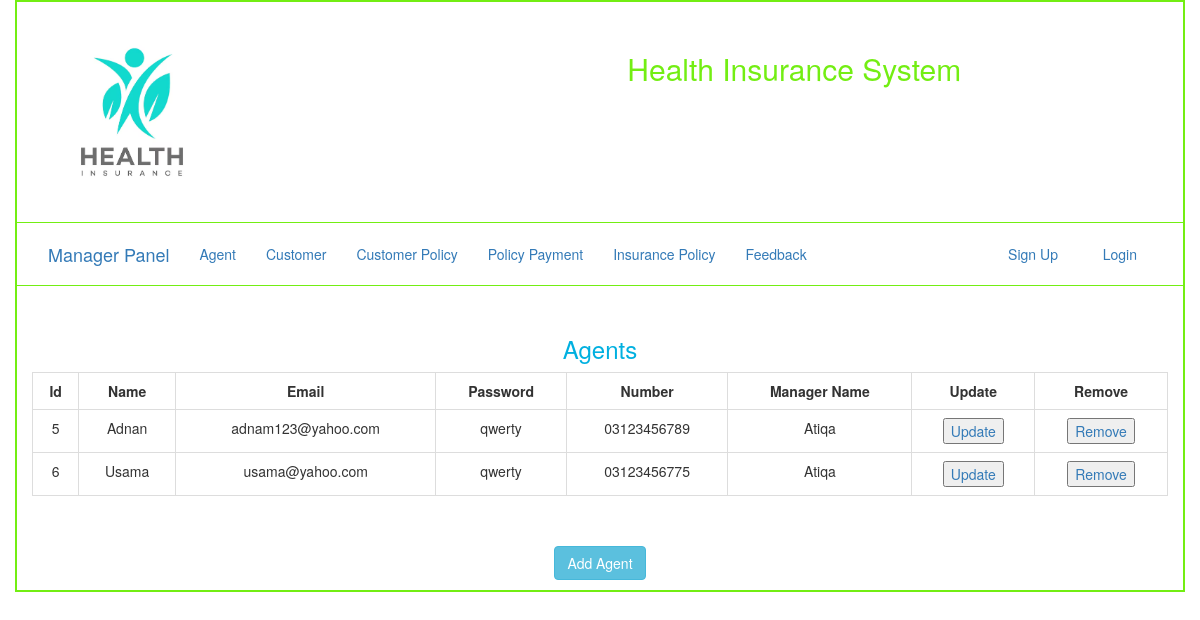
/manager/agent.php, run on the app's committed database.
### tables this page shows
CREATE TABLE `registration` (
  `id` int(11) NOT NULL,
  `name` varchar(50) NOT NULL,
  `email` varchar(50) NOT NULL,
  `password` varchar(30) NOT NULL,
  `num` varchar(12) NOT NULL,
  `userType` varchar(30) NOT NULL,
  `manager_name` varchar(50) NOT NULL,
  `agent_name` varchar(30) NOT NULL,
  `address` varchar(60) NOT NULL
);

### manager/agent.php (the view, shortened to what this page needs)
<?php
include "db.php";
?>
<!DOCTYPE html>
<html>
<head>
<link type="text/css" rel="stylesheet" href="../css/bootstrap.css"/>
</head>
<body>
<div class="container" style="border: 2px solid #73EE13">
  <div class="row" style="border-bottom: 1px solid #73EE13">
    <div class="col-sm-4"><a href="../index.php">
      <img src="../images/logo.png" class="img-responsive" height="150px" width="200px"></a>
    </div>
    <div class="col-sm-8" style="  margin-top: 30px; text-align: center ">
      <h2> <font color="#73EE13"> Health Insurance System </font>  </h2>
    </div>
  </div>
  <div class="row" style="border-bottom: 1px solid #73EE13">
    <div class="col-sm-12" style="margin-bottom: -15px; margin-top: 5px; ">
      <nav class="navbar navbar-fluid">
  <div class="container-fluid">
    <div class="navbar-header">
      <a class="navbar-brand" href="manager.php">Manager Panel</a>
    </div>
    <div class="collapse navbar-collapse" id="myNavbar">
      <ul class="nav navbar-nav">
        <li><a href="agent.php">Agent</a></li>
        <li><a href="manager_customer.php">Customer</a></li>
        <li><a href="customer_policy.php">Customer Policy</a></li>
        <li><a href="policy_payment.php">Policy Payment</a></li>
        <li><a href="insurance_policy.php">Insurance Policy </a></li>
        <li><a href="feedback.php">Feedback</a></li>
      </ul>
      <ul class="nav navbar-nav navbar-right">
       <?php
  if(isset($_SESSION['name'])){
    ?>
   <li><a href="#"> <?php echo strtoupper($_SESSION['name']); ?></a></li>
      <li><a href="../login/logout.php"><span class="glyphicon glyphicon-log-out"></span> Logout</a></li>
    <?php
}
else{
  echo "<li><a href='login/register.php'><span class='glyphicon glyphicon-user'></span> Sign Up</a></li>";
  echo "      <li><a href='login/login.php'><span class='glyphicon glyphicon-log-in'></span> Login</a></li>";
}
?> </ul>
    </div>
  </div>
</nav>
    </div>
  </div>
<div class="row">
<div class="col-sm-12" style="margin-top: 30px">
 <h3 align="center"> <font color="sky blue"> Agents</h3>
<div class="table-responsive">
  <table class="table table-hover table-bordered "  border="2px solid green" cellspacing="0px" cellpadding="10px" align="center">
<tr >
<th> <center>  Id </center> </th>
<th> <center>  Name </center> </th>
<th> <center> Email </center> </th>
<th> <center> Password </center> </th>
<th> <center> Number </center> </th>
<th> <center> Manager Name </center> </th>
 <th> <center> Update </center> </th>
<th> <center> Remove </center> </th>
</tr>
  <?php
$qwery = "SELECT * from registration where userType= 'agent'";
$run=mysqli_query($con, $qwery);
while ($roww = mysqli_fetch_array($run, MYSQLI_BOTH)) {
   echo " <form action='agent.php' method='POST'>
   <tr align='center'>
   <td> $roww[id] </td>
   <td> $roww[name] </td>
   <td> $roww[email] </td>
   <td> $roww[password] </td>
   <td> $roww[num] </td>
   <td> $roww[manager_name] </td>
<td><center><a href='agent_update.php?Aid=$roww[id]'> <button >Update </a></button> </center></td>
<td><center><a href='agent_delete.php?Aid=$roww[id]'> <button>Remove </a></button> </center></td>
   </tr>";
}
echo "</form></table>";
  ?>
</div></div></div>
<div class="row">
<div class="col-sm-12" style="margin-top: 30px">
<p align="center"><button type="button" class="btn btn-info" onclick="myFunction()" >Add Agent</button></p>
 </div></div>
</div>
</body>
</html>

### data on the page
registration: id "5", name "Adnan", email "adnam123@yahoo.com", password "qwerty", num "03123456789", manager_name "Atiqa"
registration: id "6", name "Usama", email "usama@yahoo.com", password "qwerty", num "03123456775", manager_name "Atiqa"
